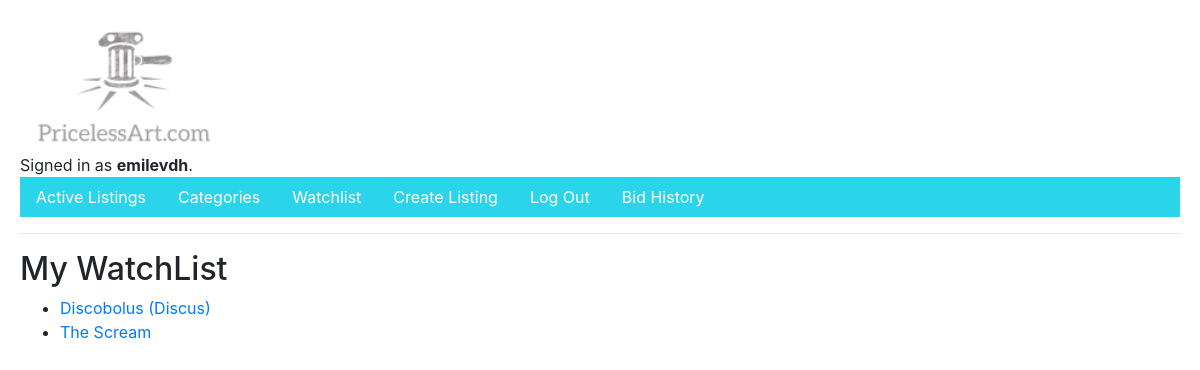
The page /watchlist (signed in) on the database as committed earlier.
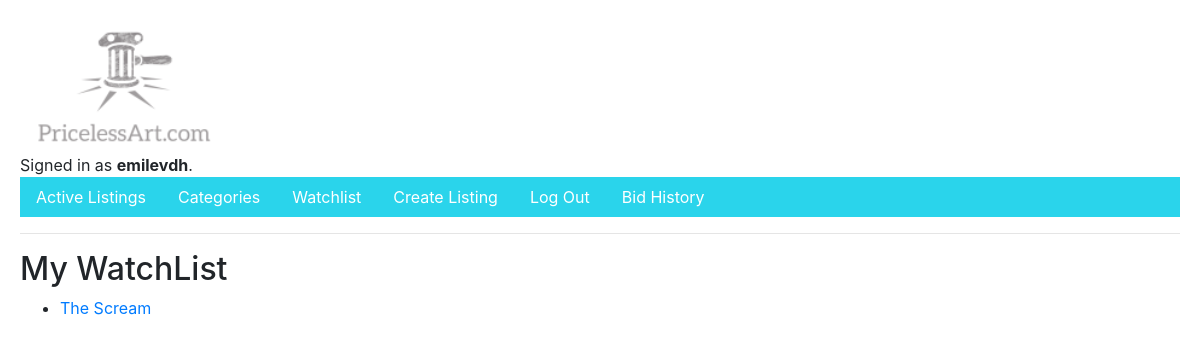
The same page on the database as committed later.
### auctions/models.py (models this page shows, shortened)
class WatchList(models.Model):
    listing=models.ForeignKey(Listing,on_delete=models.CASCADE)
    WatchListOf=models.ForeignKey(User, on_delete=models.CASCADE)

class Listing (models.Model):
    Title=models.CharField(max_length=64)
    Artist=models.CharField(max_length=64)
    Description = models.TextField(blank=True)
    StartBidAmount=models.FloatField()
    Image=models.ImageField(upload_to='listing', blank=True ,null=True) #null back end blank front end
    ItemCategory=models.ForeignKey(ItemCategory, on_delete=models.CASCADE)
    ListedOn= models.DateTimeField(auto_now_add=True)
    Status=models.BooleanField(default=True)
    ListedBy= models.ForeignKey(User, on_delete=models.CASCADE)
    def __str__(self):
        return self.Title

### auctions/views.py (the view)
# urls.py: ,path( "watchlist",views.watchlist,name='watchlist')
def watchlist(request):
    return render(request, "auctions/watchlist.html",{
        "watchlistings": WatchList.objects.filter(WatchListOf=request.user)
    })

### auctions/templates/auctions/watchlist.html
{% extends "auctions/layout.html" %}
{% block body %}
    <h2>My WatchList</h2>
    <ul>
        {% for l in watchlistings %}
            <li>
                <a href="{% url 'listing' l.listing_id %}">
                    {{ l.listing }}
            </li>
        {% endfor %}
    </ul>
{% endblock %}

Rows that differ between the two databases and show on the page:
removed WatchList: listing "Discobolus (Discus)"
